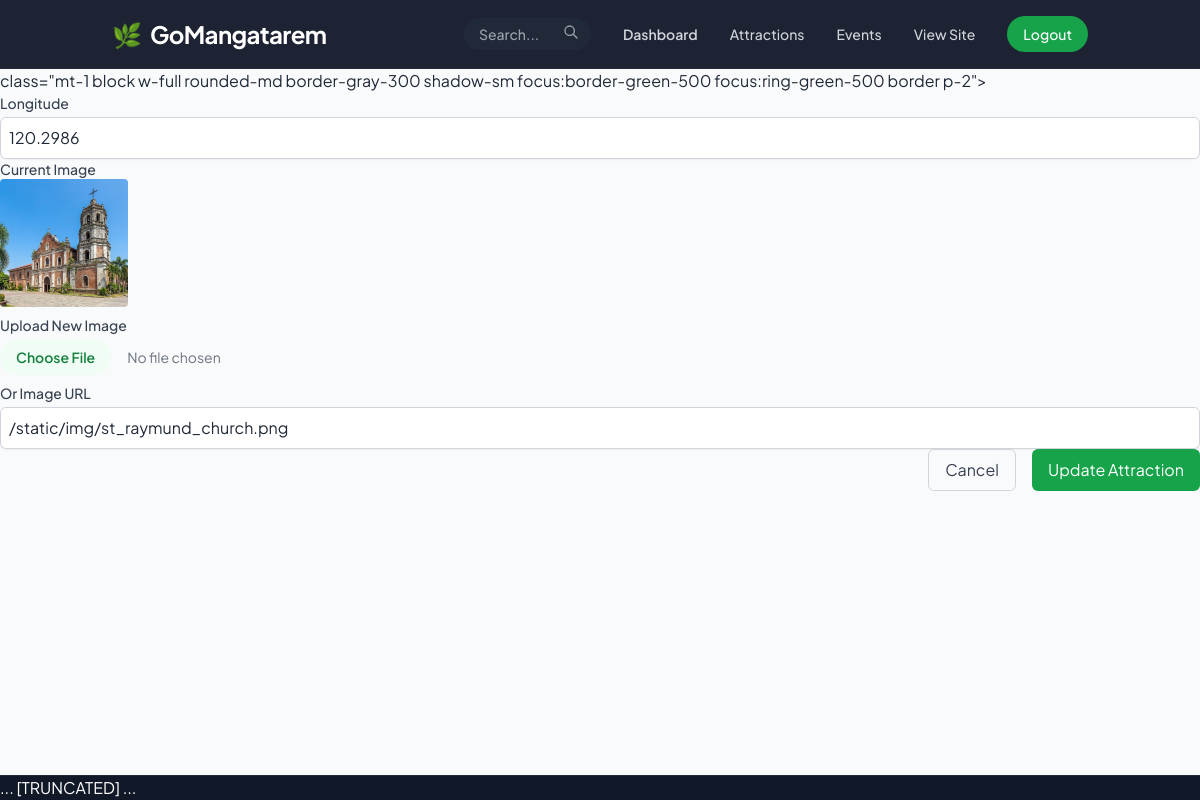
Screenshot of /admin/attractions/edit/3 (signed in) with the database file from the repository.
### models.py (models this page shows)
class Attraction(db.Model):
    id = db.Column(db.Integer, primary_key=True)
    name = db.Column(db.String(100), nullable=False, index=True)
    description = db.Column(db.Text, nullable=False)
    category = db.Column(db.String(50), nullable=False, index=True) # Nature, Historical, Religious, etc.
    barangay = db.Column(db.String(100), nullable=True, index=True)
    lat = db.Column(db.Float, nullable=False)
    lng = db.Column(db.Float, nullable=False)
    image_url = db.Column(db.String(200), nullable=True)
    status = db.Column(db.String(20), default='pending', index=True) # 'pending', 'approved'
    user_id = db.Column(db.Integer, db.ForeignKey('user.id'), nullable=True, index=True)
    created_at = db.Column(db.DateTime, default=datetime.utcnow, index=True)

### routes/admin.py (the view, shortened to what this page needs)
@admin_bp.route("/attractions/edit/<int:id>", methods=["GET", "POST"])
@login_required
@limiter.limit("10 per minute")
def edit_attraction(id):
    print(
        f"[PROGRESSIVE LOG] [admin] > edit_attraction > ENTRY: id={id}, method={request.method}"
    )
    logger.info(f"Attraction edit requested for ID {id}")
    from flask import current_app
    print(
        f"[PROGRESSIVE LOG] [admin] > edit_attraction > QUERY: Fetching attraction ID {id}"
    )
    attraction = Attraction.query.get_or_404(id)
    if current_user.role != "admin" and attraction.user_id != current_user.id:
        print(
            f"[PROGRESSIVE LOG] [admin] > edit_attraction > ERROR: Access denied for user ID={current_user.id}"
        )
        flash("Access denied.")
        return redirect(url_for("public.index"))
    print(
        f"[PROGRESSIVE LOG] [admin] > edit_attraction > RENDER: Rendering admin/edit_attraction.html"
    )
    return render_template("admin/edit_attraction.html", attraction=attraction)

### app.py (called while the page is built)
@login_manager.user_loader
def load_user(user_id):
    return User.query.get(int(user_id))

@app.context_processor
def inject_config():
    return dict(config=app.config)

### templates/admin/edit_attraction.html (shortened to what this page needs)
{% extends 'base.html' %}
{% block content %}
class="mt-1 block w-full rounded-md border-gray-300 shadow-sm focus:border-green-500 focus:ring-green-500 border p-2">
<div>
    <label class="block text-sm font-medium text-gray-700">Longitude</label>
    <input type="number" step="any" name="lng" value="{{ attraction.lng }}" required
        class="mt-1 block w-full rounded-md border-gray-300 shadow-sm focus:border-green-500 focus:ring-green-500 border p-2">
</div>
<div>
    <label class="block text-sm font-medium text-gray-700">Current Image</label>
    {% if attraction.image_url %}
    <img src="{{ attraction.image_url }}" class="h-32 w-auto mb-2 rounded">
    {% endif %}
    <label class="block text-sm font-medium text-gray-700 mt-2">Upload New Image</label>
    <input type="file" name="image" accept="image/*"
        class="mt-1 block w-full text-sm text-gray-500 file:mr-4 file:py-2 file:px-4 file:rounded-full file:border-0 file:text-sm file:font-semibold file:bg-green-50 file:text-green-700 hover:file:bg-green-100">
    <label class="block text-sm font-medium text-gray-700 mt-2">Or Image URL</label>
    <input type="url" name="image_url" value="{{ attraction.image_url }}"
        class="mt-1 block w-full rounded-md border-gray-300 shadow-sm focus:border-green-500 focus:ring-green-500 border p-2">
</div>
<div class="flex justify-end gap-4">
    <a href="{{ url_for('admin.admin_dashboard') }}"
        class="px-4 py-2 border border-gray-300 rounded-md text-gray-700 hover:bg-gray-50">Cancel</a>
    <button type="submit" class="px-4 py-2 bg-green-600 text-white rounded-md hover:bg-green-700">Update
        Attraction</button>
</div>
{% endblock %}

### static/css/main.css (style rules this page uses)
*,::backdrop,:after,:before { --tw-border-spacing-x:0;--tw-border-spacing-y:0;--tw-translate-x:0;--tw-translate-y:0;--tw-rotate:0;--tw-skew-x:0;--tw-skew-y:0;--tw-scale-x:1;--tw-scale-y:1;--tw-pan-x: ;--tw-pan-y: ;--tw-pinch-zoom: ;--tw-scroll-snap-strictness:proximity;--tw-gradient-from-position: ;--tw-gradient-via-position: ;--tw-gradient-to-position: ;--tw-ordinal: ;--tw-slashed-zero: ;--tw-numeric-figure: ;--tw-numeric-spacing: ;--tw-numeric-fraction: ;--tw-ring-inset: ;--tw-ring-offset-width:0px;--tw-ring-offset-color:#fff;--tw-ring-color:#3b82f680;--tw-ring-offset-shadow:0 0 #0000;--tw-ring-shadow:0 0 #0000;--tw-shadow:0 0 #0000;--tw-shadow-colored:0 0 #0000;--tw-blur: ;--tw-brightness: ;--tw-contrast: ;--tw-grayscale: ;--tw-hue-rotate: ;--tw-invert: ;--tw-saturate: ;--tw-sepia: ;--tw-drop-shadow: ;--tw-backdrop-blur: ;--tw-backdrop-brightness: ;--tw-backdrop-contrast: ;--tw-backdrop-grayscale: ;--tw-backdrop-hue-rotate: ;--tw-backdrop-invert: ;--tw-backdrop-opacity: ;--tw-backdrop-saturate: ;--tw-backdrop-sepia: ;--tw-contain-size: ;--tw-contain-layout: ;--tw-contain-paint: ;--tw-contain-style: }
*,:after,:before { box-sizing:border-box;border:0 solid #e5e7eb }
:after,:before { --tw-content:"" }
:host,html { line-height:1.5;-webkit-text-size-adjust:100%;-moz-tab-size:4;-o-tab-size:4;tab-size:4;font-family:ui-sans-serif,system-ui,sans-serif,Apple Color Emoji,Segoe UI Emoji,Segoe UI Symbol,Noto Color Emoji;font-feature-settings:normal;font-variation-settings:normal;-webkit-tap-highlight-color:transparent }
body { margin:0;line-height:inherit }
a { color:inherit;text-decoration:inherit }
button,input,optgroup,select,textarea { font-family:inherit;font-feature-settings:inherit;font-variation-settings:inherit;font-size:100%;font-weight:inherit;line-height:inherit;letter-spacing:inherit;color:inherit;margin:0;padding:0 }
button,select { text-transform:none }
button,input:where([type=button]),input:where([type=reset]),input:where([type=submit]) { -webkit-appearance:button;background-color:initial;background-image:none }
input::placeholder,textarea::placeholder { opacity:1;color:#9ca3af }
[role=button],button { cursor:pointer }
audio,canvas,embed,iframe,img,object,svg,video { display:block;vertical-align:middle }
img,video { max-width:100%;height:auto }
.mb-2 { margin-bottom:.5rem }
.mt-1 { margin-top:.25rem }
.mt-2 { margin-top:.5rem }
.block { display:block }
.flex { display:flex }
.h-32 { height:8rem }
.min-h-screen { min-height:100vh }
.w-auto { width:auto }
.w-full { width:100% }
.flex-col { flex-direction:column }
.justify-end { justify-content:flex-end }
.gap-4 { gap:1rem }
.rounded { border-radius:.25rem }
.rounded-md { border-radius:.375rem }
.border { border-width:1px }
.border-gray-300 { --tw-border-opacity:1;border-color:rgb(209 213 219/var(--tw-border-opacity,1)) }
.bg-gray-50 { --tw-bg-opacity:1;background-color:rgb(249 250 251/var(--tw-bg-opacity,1)) }
.bg-green-600 { --tw-bg-opacity:1;background-color:rgb(22 163 74/var(--tw-bg-opacity,1)) }
.p-2 { padding:.5rem }
.px-4 { padding-left:1rem;padding-right:1rem }
.py-2 { padding-top:.5rem;padding-bottom:.5rem }
.text-sm { font-size:.875rem;line-height:1.25rem }
.font-medium { font-weight:500 }
.text-gray-500 { --tw-text-opacity:1;color:rgb(107 114 128/var(--tw-text-opacity,1)) }
.text-gray-700 { --tw-text-opacity:1;color:rgb(55 65 81/var(--tw-text-opacity,1)) }
.text-gray-800 { --tw-text-opacity:1;color:rgb(31 41 55/var(--tw-text-opacity,1)) }
.text-white { --tw-text-opacity:1;color:rgb(255 255 255/var(--tw-text-opacity,1)) }
.shadow-sm { --tw-shadow:0 1px 2px 0 #0000000d;--tw-shadow-colored:0 1px 2px 0 var(--tw-shadow-color) }
.shadow-sm,.shadow-xl { box-shadow:var(--tw-ring-offset-shadow,0 0 #0000),var(--tw-ring-shadow,0 0 #0000),var(--tw-shadow) }

### static/css/style.css (style rules this page uses)
:root { --font-heading: 'Playfair Display', serif; --font-body: 'Plus Jakarta Sans', system-ui, sans-serif; --font-accent: 'Lora', serif; }
html { overflow-x: hidden; scroll-behavior: smooth; font-family: var(--font-body); }
body { overflow-x: hidden; width: 100%; max-width: 100vw; font-family: var(--font-body); }

### rows the page displays
Attraction: lng "120.2986", image_url (picture), image_url "/static/img/st_raymund_church.png"
